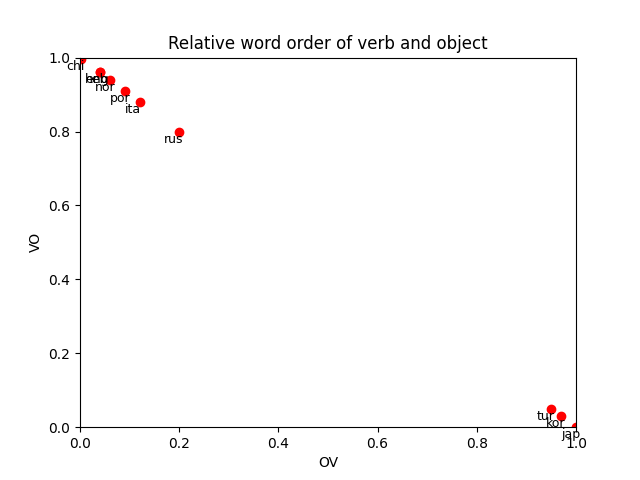

Generate this figure with Python:
import sys
import matplotlib.pyplot as plt

vo = 0
ov = 0

'''
#prints out the order for a given conllu
for c in sys.stdin.readlines():
	if c[0] != "#":
		#c = c[c.find("_")+2:]
		#c = c[:c.find("_")-1]
		if "\tobj\t" in c and "root|" not in c:
			#print(c)
			index = int(c[0:2]) #of the object
			#print(index)
			head = int(c[c.find("\tobj\t")-2:c.find("\tobj\t")])
			#print(head)
			if index > head: #root object, verb object
				vo +=1
			elif index <= head:
				ov +=1
			#print()
			#print()
print("verb object: ", vo)
print("object verb: ", ov)
'''

'''
	English:
verb object:  9804, 0.96
object verb:  377, 0.04
10181
	Italian:
verb object:  8371, 0.88
object verb:  1118, 0.12
9489
	korean:
verb object: 125, 0.03
object verb: 3997, 0.97
4122
	Portuguese
verb object: 8050, 0.91
object verb: 775, 0.09
8825
	turkish:
verb object: 136, 0.05
object verb: 2632, 0.95
2768
	Chinese:
verb object: 6157, 0.997
object verb: 18, 0.003
6175
	Hebrew:
verb object: 3224, 0.96
object verb: 119, 0.04
3343
	japanese:
verb object: 1, 0.0003
object verb: 4425, 0.9997
4426
	Norwegian:
verb object: 10277, 0.94
object verb: 594, 0.06
10871
	Russian:
verb object: 21309, 0.80
object verb: 5399, 0.2
26708
'''
labels = {0:'eng', 1:'ita', 2:'kor',3:'por',4:'tur',5:"chi",6:"heb",7:"jap",8:"nor",9:"rus"}
x = [0.04,0.12,0.97,0.09,0.95,0.003,0.04,0.9997,0.06,0.2]  # proportion of OV
y = [0.96,0.88,0.03,0.91,0.05,0.997,0.96,0.0003,0.94,0.8]  # proportion of VO
plt.plot(x, y, 'ro')
plt.title('Relative word order of verb and object')
plt.xlim([0,1]) # Set the x and y axis ranges
plt.ylim([0,1])
plt.xlabel('OV') # Set the x and y axis labels
plt.ylabel('VO')
for i in labels:  # Add labels to each of the points
    plt.text(x[i]-0.03, y[i]-0.03, labels[i], fontsize=9)
plt.savefig("verb_object_order.png")
plt.show()